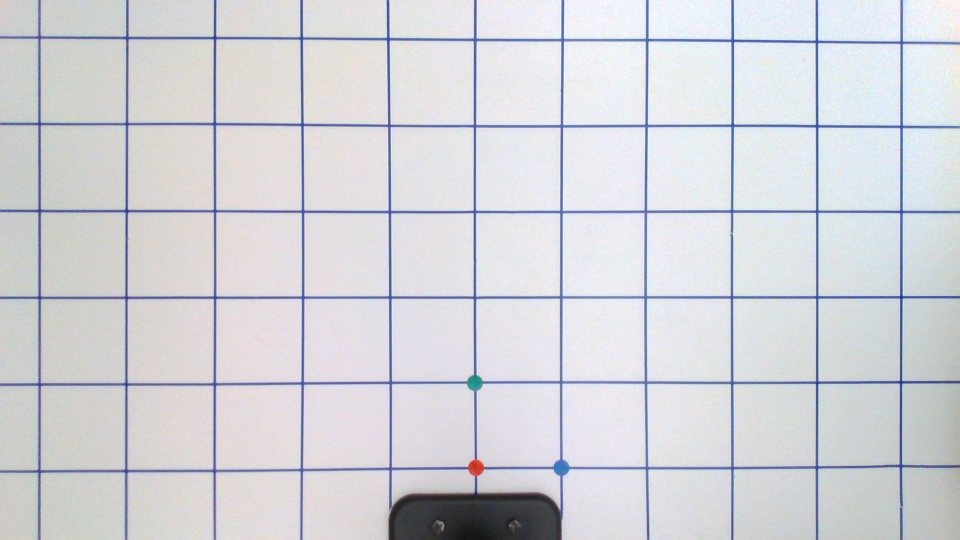
#> input picture Objects Detection/images/im01.png, 1920 x 1080 px (shown at 1/2 size)
$ python main.py images/im01.png
#> lines starting #> are read from the running program, lines starting #| are printed output that depends on the picture; after the words box and inside, x2 and y2 are one past the last pixel; in counts of white or black regions, pixels touching at a corner belong together
import sys
import math

import numpy as np
import cv2

# [26 lines left out: function get_coordination, not called in this run]

def get_xaxis(coordination_contours,img):
    origin_coor = []
    for contour in coordination_contours:
        M = cv2.moments(contour)
        cx = int(M["m10"] / M["m00"])
        cy = int(M["m01"] / M["m00"])
        point_color = img[cy, cx]

        coor_color = {'x':[185, 120, 52], 'y':[134, 145, 33], 'o':[29, 45, 196]}

        for k in coor_color:
            if(sum([abs(int(coor_color[k][i]) -  int(point_color[i])) for i in range(3)])<=40):
                if k == 'x':
                    X = [cx, cy]
                elif k == 'y':
                    Y = [cx, cy]
                else:
                    O = [cx, cy]
    return X[0] - O[0], X[1] - O[1]

# [17 lines left out: functions calu_prob_point, calu_up_to_down, not called in this run]

def extract_info(image_path):
#> called with image_path = 'images/im01.png'
    img = cv2.imread(image_path)
#> img is the input picture: shape (1080, 1920, 3); mean B, G, R 217.9, 212.4, 211.6
    gray = cv2.cvtColor(img, cv2.COLOR_BGR2GRAY)
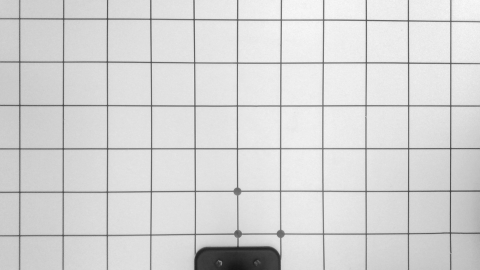
#> gray: shape (1080, 1920) (shown at 1/4 size); min 18, max 254, mean 212.7
    _, binary = cv2.threshold(gray, 155, 255, cv2.THRESH_BINARY)
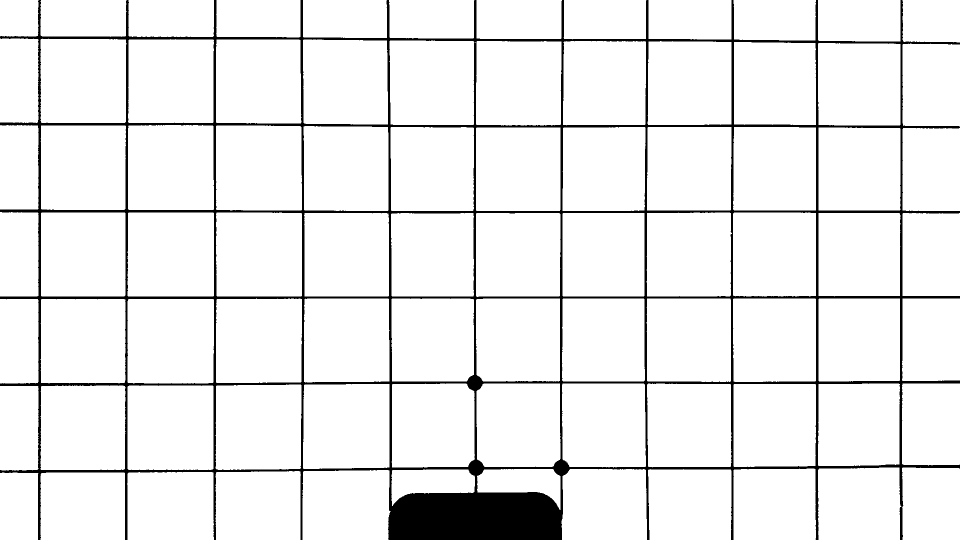
#> binary: shape (1080, 1920) (shown at 1/2 size); 93.2% white; 1 black region, box (x1, y1, x2, y2) and area: (0, 0, 1920, 1080) 140932


    kernel = np.ones((9,9), np.uint8)

    opening = cv2.morphologyEx(binary, cv2.MORPH_CLOSE, kernel)
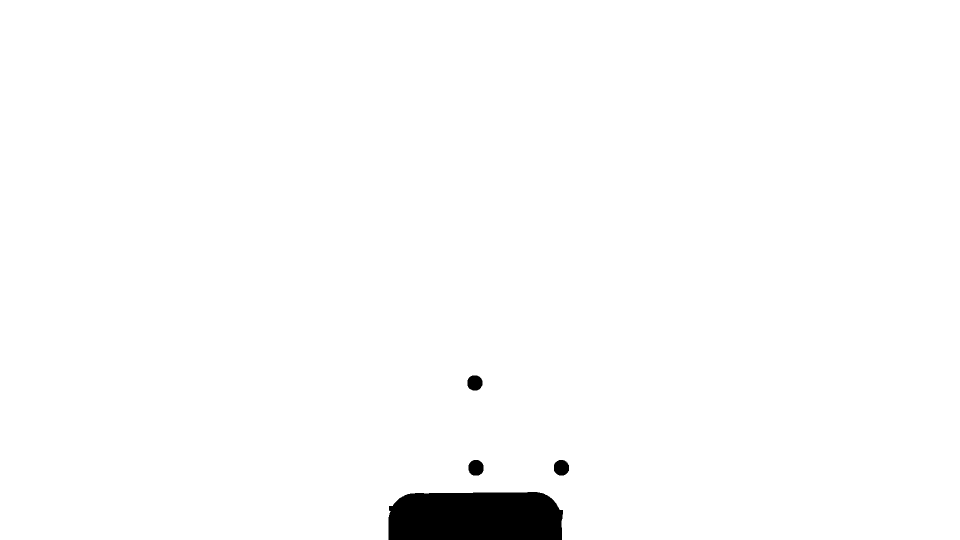
#> opening: shape (1080, 1920) (shown at 1/2 size); 98.4% white; 4 black regions, box (x1, y1, x2, y2) and area: (777, 984, 1126, 1080) 31578, (937, 920, 967, 951) 773, (1108, 920, 1138, 951) 763, (935, 751, 965, 781) 743

    blur = cv2.GaussianBlur(opening, (3,3), 0)

    edges = cv2.Canny(blur, 50, 150)
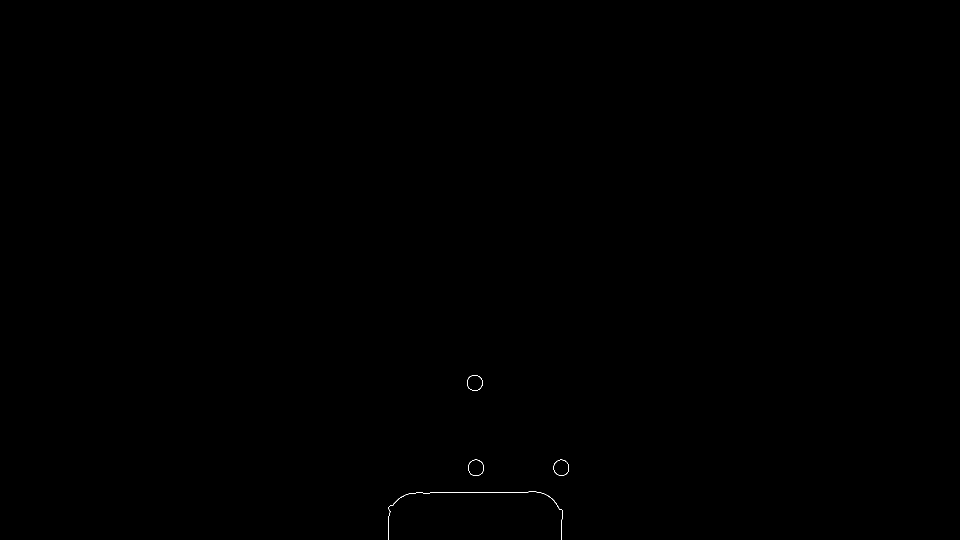
#> edges: shape (1080, 1920) (shown at 1/2 size); 0.04% white in thin lines or dots, all inside (x1, y1, x2, y2) = (776, 750, 1138, 1080)
    contours, hierarchy = cv2.findContours(edges, cv2.RETR_EXTERNAL,cv2.CHAIN_APPROX_SIMPLE)
#> contours = 4 contours; box (x1, y1, x2, y2) and area: (936, 919, 967, 951) 769, (1107, 919, 1138, 951) 762, (934, 750, 965, 781) 742, (776, 983, 1126, 1080) 33
    target_contours = []
    coordination_contours = []
    for contour in contours:

        area = cv2.contourArea(contour)
        if(700<=area<=800):
            coordination_contours.append(contour)
        elif area > 800:
            target_contours.append(contour)
#> this loop made 4 passes
#> area on passes 1 to 4: 33, 762.5, 769, 742
#> after the loop, coordination_contours = 3 contours; box (x1, y1, x2, y2) and area: (936, 919, 967, 951) 769, (1107, 919, 1138, 951) 762, (934, 750, 965, 781) 742; target_contours = []

    ax_x,ax_y = get_xaxis(coordination_contours,img)
#> the loop in get_xaxis, `for contour in coordination_contours:` made 3 passes
#> (cx, cy, point_color) on passes 1 to 3: (1122, 934, [187, 119, 54]), (951, 935, [30, 45, 192]), (949, 765, [137, 145, 29])
#> ax_x = 171; ax_y = -1
    vector_x = np.array([ax_x,ax_y])
#> vector_x = [171, -1]

    res = []

    for contour in target_contours:
            d = {}
            area = cv2.contourArea(contour)
            arc = cv2.arcLength(contour, True)
            rect = cv2.minAreaRect(contour)
            ratio = (rect[1][0]*rect[1][1])/area

            # square or circle or triangle or semicircle
            if(max(rect[1])/min(rect[1]) <= 1.4):
                if(area<3200):
                    x, y, w, h = cv2.boundingRect(contour)
                    ratio_2 = w*h/area
                    if 1.15<=ratio_2<=1.25:
                        d['label'] = 'semicircle'
                    elif 1.25<ratio_2<=1.35:
                        d['label'] = 'circle'
                    else:
                         d['label'] = 'square'
                else:
                    if(ratio <= 1.2):
                         d['label'] = 'square'
                    else:
                         d['label'] = 'triangle'

            # rectangle or triangle or semicircle
            else:
                if ratio <= 1.2:
                     d['label'] = 'rectangle'
                elif ratio < 1.45:
                     d['label'] = 'semicircle'
                else:
                     d['label'] = 'triangle'
            M = cv2.moments(contour)

            # coordination
            cx = int(M["m10"] / M["m00"])
            cy = int(M["m01"] / M["m00"])
            # [9 lines of commented-out code are left out]

            d['X'],d['Y'] = get_coordination(coordination_contours, cx, cy, img)

            if d['label'] == 'circle':
                d['angle'] = 0
            else:

                epsilon = 0.01 * arc
                approx = cv2.approxPolyDP(contour, epsilon, True)

                max_dist = 0
                for point1 in approx:
                    x1, y1 = point1[0]
                    for point2 in approx:
                        x2, y2 = point2[0]
                        curr_dist = (x1-x2)**2 + (y1-y2)**2
                        if curr_dist > max_dist:
                            max_dist = curr_dist
                            if x1>x2:
                                x1,x2 = x2,x1
                                y1,y2 = y2,y1
                            max_vx,max_vy = x2-x1,y2-y1
                            max_x1,max_y1 = int(x1),int(y1)
                            max_x2,max_y2 = int(x2),int(y2)


                vector_o = np.array([max_vx,max_vy])


                cross = vector_o[0]*vector_x[1] - vector_o[1]*vector_x[0]
                dot   = vector_o[0]*vector_x[0] + vector_o[1]*vector_x[1]
                raw_angle = int(np.degrees(np.atan2(cross, dot)))
                if d['label'] == 'square':
                    d['angle'] = (raw_angle -45)%90
                elif d['label'] == 'rectangle':

                    prob_x,prob_y = calu_prob_point(cx,cy,max_x1,max_y1)
                    # [6 lines of commented-out code are left out]
                    if blur[prob_y,prob_x] == 0:
                        d['angle'] = (raw_angle - 25)
                    else:
                        d['angle'] = (raw_angle + 25)


                elif d['label'] == 'semicircle':
                    d['angle'] = raw_angle
                    if not calu_up_to_down(cx, cy, max_x1, max_y1, max_x2,max_y2):
                        d['angle'] = raw_angle + 180

                elif d['label'] == 'triangle':
                    d['angle'] = raw_angle
                    if not calu_up_to_down(cx, cy, max_x1, max_y1, max_x2,max_y2):
                        d['angle'] = raw_angle + 180
            if d['angle'] > 180:
                d['angle'] = d['angle'] - 360
            res.append(d)
#> this loop made 0 passes
#> after the loop, res = []
    return res

if __name__ == "__main__":
    if len(sys.argv)<2:
        print("path")
    else:
        res = extract_info(sys.argv[1])
#> res = []
        print(len(res))
#| 0
        for d in res:
            print(d)

$ run again, on Objects Detection/images/im03.png
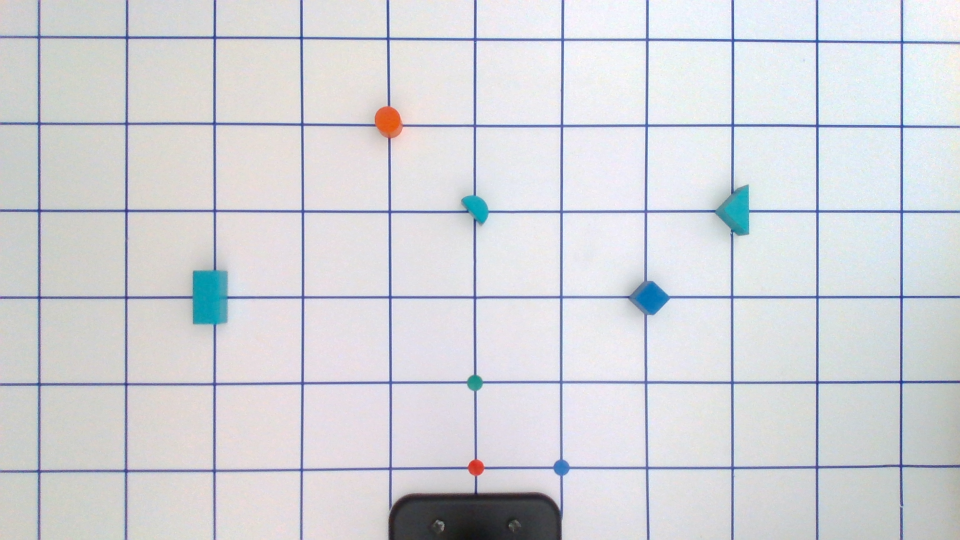
#> input picture Objects Detection/images/im03.png, 1920 x 1080 px (shown at 1/2 size)
#> in extract_info, img is the input picture: shape (1080, 1920, 3); mean B, G, R 217.4, 212.2, 210.5
#> in extract_info, `_, binary = cv2.threshold(gray, 155, 255, cv2.THRESH_BINARY)`:
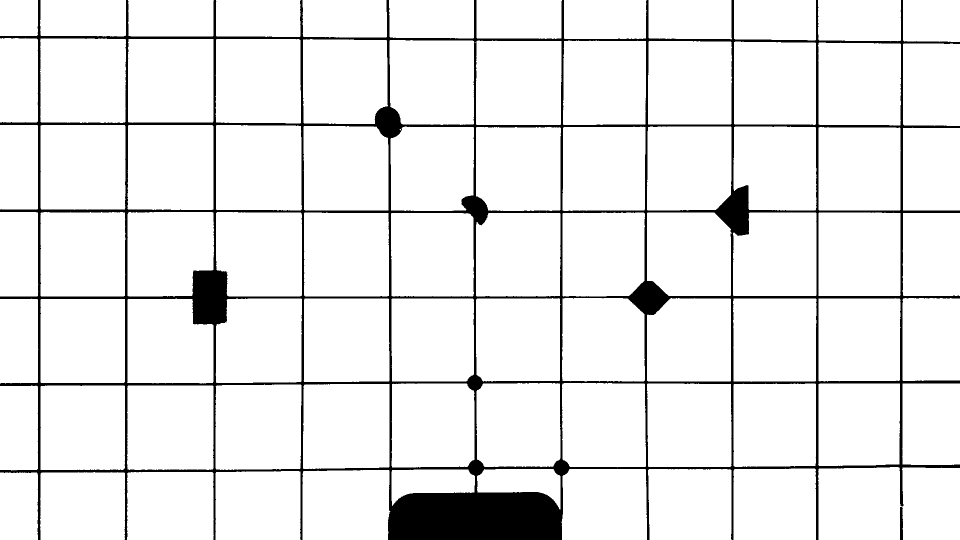
#> binary: shape (1080, 1920) (shown at 1/2 size); 92.4% white; 2 black regions, box (x1, y1, x2, y2) and area: (0, 0, 1920, 1080) 157345, (1800, 1014, 1806, 1080) 369
#> opening: shape (1080, 1920); 97.4% white; 9 black regions, largest, box (x1, y1, x2, y2) and area: (776, 984, 1126, 1080) 31681, (385, 540, 454, 649) 7197, (1432, 372, 1498, 471) 4447
#> in extract_info, `edges = cv2.Canny(blur, 50, 150)`:
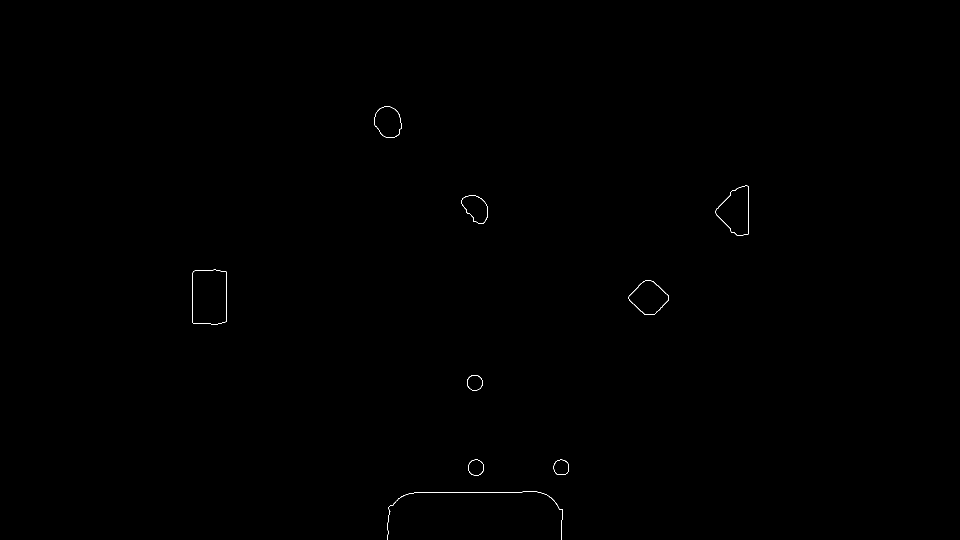
#> edges: shape (1080, 1920) (shown at 1/2 size); 0.1% white in thin lines or dots, all inside (x1, y1, x2, y2) = (384, 212, 1498, 1080)
#> contours = 9 contours; largest, box (x1, y1, x2, y2) and area: (384, 539, 454, 649) 7194, (1431, 371, 1498, 471) 4442, (1257, 561, 1337, 630) 3558, (749, 212, 804, 276) 2612, (923, 390, 976, 448) 2022
#> the loop in extract_info, `for contour in contours: ` made 9 passes
#> area on passes 1 to 8: 28.5, 753.5, 768, 742.5, 3558, 7193.5, 2022.5, 4441.5
#> after the loop in extract_info, `for contour in contours:`: coordination_contours = 3 contours; box (x1, y1, x2, y2) and area: (936, 919, 967, 951) 768, (1107, 919, 1138, 950) 754, (934, 750, 965, 781) 742; target_contours = 5 contours; box (x1, y1, x2, y2) and area: (384, 539, 454, 649) 7194, (1431, 371, 1498, 471) 4442, (1257, 561, 1337, 630) 3558, (749, 212, 804, 276) 2612, (923, 390, 976, 448) 2022
#> the loop in get_xaxis, `for contour in coordination_contours:` made 3 passes
#> (cx, cy, point_color) on passes 1 to 3: (1122, 934, [185, 121, 45]), (951, 934, [33, 47, 197]), (949, 765, [138, 146, 35])
#> ax_x = 171; ax_y = 0
#> vector_x = [171, 0]
#> the loop in extract_info, `for contour in target_contours:` made 5 passes
#> (area, arc, rect, ratio, cx, cy) on pass 2: (7193.5, 345.7, ((418.5, 593.5), (109, 69), -90), 1.05, 418, 593)
#> after the loop in extract_info, `for contour in target_contours:`: max_vx = 21; max_vy = -99; max_x1 = 1473; max_x2 = 1494; max_y1 = 470; max_y2 = 371; res = 5 items
#| 5
#> the loop `for d in res:` made 5 passes
#> d on passes 1 to 5: {'label': 'square', 'X': 204, 'Y': 200, 'angle': 50}, {'label': 'rectangle', 'X': -309, 'Y': 201, 'angle': 82}, {'label': 'semicircle', 'X': 3, 'Y': 306, 'angle': -51}, {'label': 'triangle', 'X': 307, 'Y': 302, 'angle': 78}, {'label': 'circle', 'X': -97, 'Y': 408, 'angle': 0}
#> (printed output is left out)

$ run again, on Objects Detection/images/im04.png
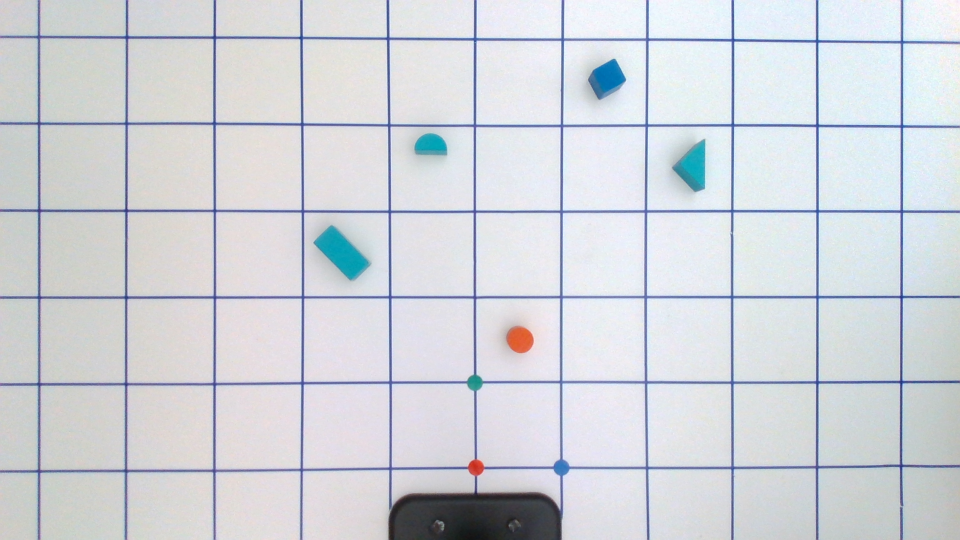
#> input picture Objects Detection/images/im04.png, 1920 x 1080 px (shown at 1/2 size)
#> in extract_info, img is the input picture: shape (1080, 1920, 3); mean B, G, R 218.6, 212.6, 209.1
#> in extract_info, `_, binary = cv2.threshold(gray, 155, 255, cv2.THRESH_BINARY)`:
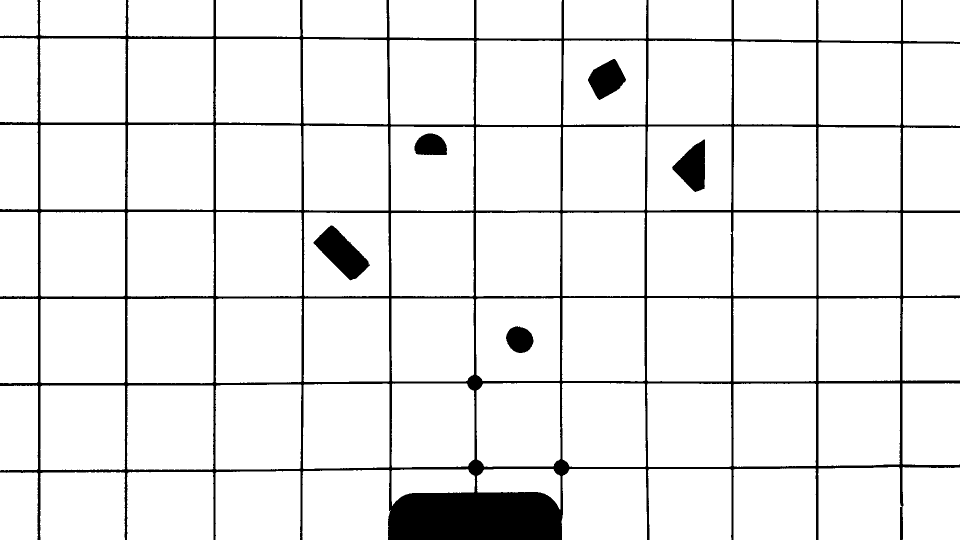
#> binary: shape (1080, 1920) (shown at 1/2 size); 92.3% white; 6 black regions, box (x1, y1, x2, y2) and area: (0, 0, 1920, 1080) 140460, (627, 451, 740, 561) 5867, (1344, 279, 1410, 384) 4168, (1176, 118, 1252, 200) 3784, (829, 267, 894, 310) 2289, (1012, 652, 1067, 706) 2203
#> opening: shape (1080, 1920); 97.5% white; 9 black regions, largest, box (x1, y1, x2, y2) and area: (776, 984, 1126, 1080) 31686, (630, 453, 737, 558) 5816, (1347, 284, 1410, 382) 4114
#> in extract_info, `edges = cv2.Canny(blur, 50, 150)`:
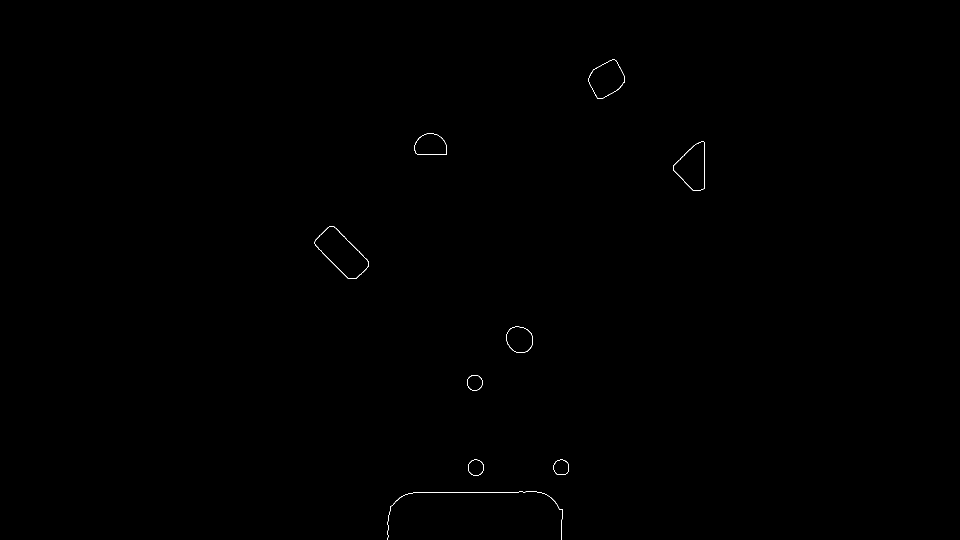
#> edges: shape (1080, 1920) (shown at 1/2 size); 0.1% white in thin lines or dots, all inside (x1, y1, x2, y2) = (629, 119, 1410, 1080)
#> contours = 9 contours; largest, box (x1, y1, x2, y2) and area: (629, 452, 737, 558) 5884, (1346, 283, 1410, 382) 4106, (1177, 119, 1250, 197) 3742, (828, 266, 893, 310) 2236, (1012, 653, 1066, 705) 2176
#> the loop in extract_info, `for contour in contours: ` made 9 passes
#> area on passes 1 to 8: 28, 756.5, 770, 740, 2175.5, 5884, 4106, 2236.5
#> after the loop in extract_info, `for contour in contours:`: coordination_contours = 3 contours; box (x1, y1, x2, y2) and area: (936, 919, 967, 951) 770, (1107, 919, 1138, 950) 756, (934, 750, 965, 781) 740; target_contours = 5 contours; box (x1, y1, x2, y2) and area: (629, 452, 737, 558) 5884, (1346, 283, 1410, 382) 4106, (1177, 119, 1250, 197) 3742, (828, 266, 893, 310) 2236, (1012, 653, 1066, 705) 2176
#> the loop in get_xaxis, `for contour in coordination_contours:` made 3 passes
#> (cx, cy, point_color) on passes 1 to 3: (1122, 934, [190, 122, 50]), (951, 934, [29, 45, 196]), (949, 765, [138, 145, 31])
#> ax_x = 171; ax_y = 0
#> vector_x = [171, 0]
#> the loop in extract_info, `for contour in target_contours:` made 5 passes
#> (area, arc, rect, ratio, cx, cy) on pass 2: (5884, 318.6, ((683.5, 506), (54.45, 113.8), -45), 1.05, 683, 505)
#> after the loop in extract_info, `for contour in target_contours:`: max_vx = 35; max_vy = -77; max_x1 = 1194; max_x2 = 1229; max_y1 = 196; max_y2 = 119; res = 5 items
#| 5
#> the loop `for d in res:` made 5 passes
#> d on passes 1 to 5: {'label': 'circle', 'X': 52, 'Y': 151, 'angle': 0}, {'label': 'rectangle', 'X': -153, 'Y': 253, 'angle': -51}, {'label': 'triangle', 'X': 257, 'Y': 355, 'angle': 77}, {'label': 'semicircle', 'X': -48, 'Y': 381, 'angle': -16}, {'label': 'square', 'X': 158, 'Y': 459, 'angle': 20}
#> (printed output is left out)
